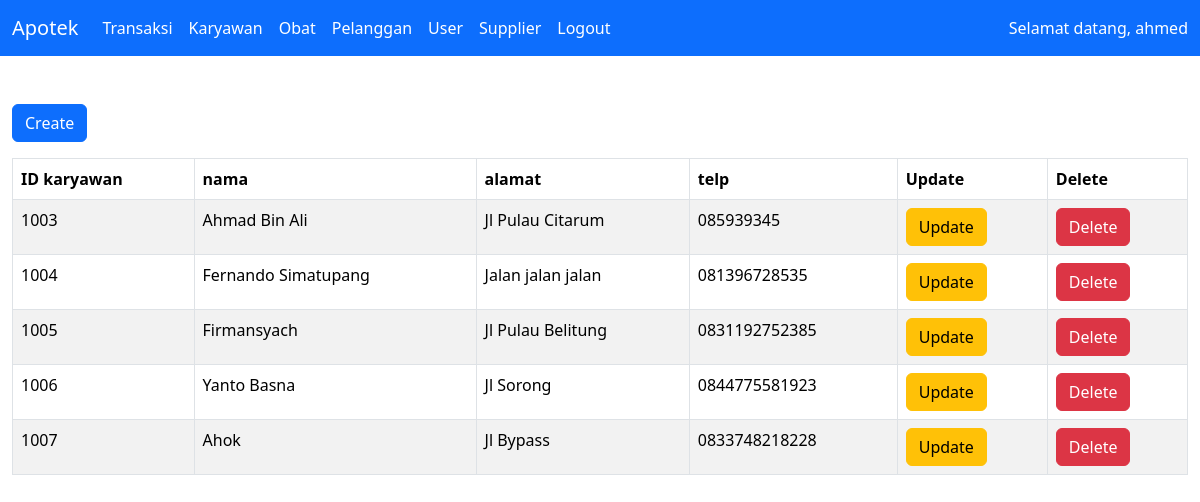
/pages/karyawan.php (signed in), run on the app's committed database.
### tables this page shows
CREATE TABLE `tb_karyawan` (
  `idkaryawan` int(4) NOT NULL,
  `namakaryawan` varchar(50) NOT NULL,
  `alamat` varchar(100) NOT NULL,
  `telp` varchar(15) NOT NULL
);

### pages/karyawan.php (the view, shortened to what this page needs)
<?php
include "conn.php";
include "../components/header.php";
?>
<div class="container-fluid mt-5 pb-5">
    <a href="inputKaryawan.php" class="btn btn-primary mb-3">Create</a>
    <table class="table table-striped table-bordered">
        <thead>
            <tr>
                <th scope="col">ID karyawan</th>
                <th scope="col">nama</th>
                <th scope="col">alamat</th>
                <th scope="col">telp </th>
                <th>Update</th>
                <th>Delete</th>
            </tr>
        </thead>
        <tbody>
            <?php
            $query = mysqli_query($conn, "SELECT * FROM tb_karyawan");
            while ($data = mysqli_fetch_assoc($query)) {
            ?>
                <tr>
                    <td><?= $data['idkaryawan'] ?></td>
                    <td><?= $data['namakaryawan'] ?></td>
                    <td><?= $data['alamat'] ?></td>
                    <td><?= $data['telp'] ?></td>
                    <td><a href="updateKaryawan.php?id=<?= $data['idkaryawan'] ?>" class="btn btn-warning">Update</a></td>
                    <td><a href="deleteKaryawan.php?id=<?= $data['idkaryawan'] ?>" class="btn btn-danger" onclick="return confirm('Are you sure you want to delete this karyawan?');">Delete</a></td>
                </tr>
            <?php
            }
            ?>
        </tbody>
    </table>
</div>
<?php include "../components/footer.php";

### components/header.php (shortened to what this page needs)
<!DOCTYPE html>
<html lang="en">
<head>
    <link rel="stylesheet" href="../bootstrap-5.3.3-dist/css/bootstrap.min.css">
</head>
<body>
    <nav class="navbar navbar-expand-lg bg-primary">
        <div class="container-fluid">
            <a class="navbar-brand  text-white" href="index.php">Apotek</a>
            <div class="collapse navbar-collapse" id="navbarSupportedContent">
                <ul class="navbar-nav me-auto mb-2 mb-lg-0">
                    <li class="nav-item">
                        <a class="nav-link  text-white" href="transaksi.php">Transaksi</a>
                    </li>
                    <li class="nav-item">
                        <a class="nav-link  text-white" href="karyawan.php">Karyawan</a>
                    </li>
                    <li class="nav-item">
                        <a class="nav-link  text-white" href="obat.php">Obat</a>
                    </li>
                    <li class="nav-item">
                        <a class="nav-link  text-white" href="pelanggan.php">Pelanggan</a>
                    </li>
                    <li class="nav-item">
                        <a class="nav-link  text-white" href="user.php">User</a>
                    </li>
                    <li class="nav-item">
                        <a class="nav-link  text-white" href="supplier.php">Supplier</a>
                    </li>
                    <?php
                    if (isset($_SESSION)) {
                    ?>
                        <li class="nav-item">
                            <a class="nav-link  text-white" href="logout.php">Logout</a>
                        </li>
                    <?php
                    }
                    ?>
                </ul>
                <?php
                if (isset($_SESSION)) {
                ?>
                    <a class="nav-link disabled text-white">Selamat datang, <?= $_SESSION['username'] ?></a>
                <?php
                }
                ?>
            </div>
        </div>
    </nav>

### components/footer.php (shortened to what this page needs)
</body>
</html>

### data on the page
tb_karyawan: idkaryawan "1003", namakaryawan "Ahmad Bin Ali", alamat "Jl Pulau Citarum", telp "085939345"
tb_karyawan: idkaryawan "1004", namakaryawan "Fernando Simatupang", alamat "Jalan jalan jalan", telp "081396728535"
tb_karyawan: idkaryawan "1005", namakaryawan "Firmansyach", alamat "Jl Pulau Belitung", telp "0831192752385"
tb_karyawan: idkaryawan "1006", namakaryawan "Yanto Basna", alamat "Jl Sorong", telp "0844775581923"
tb_karyawan: idkaryawan "1007", namakaryawan "Ahok", alamat "Jl Bypass", telp "0833748218228"

### other printed values
$_SESSION['username'] "ahmed"
